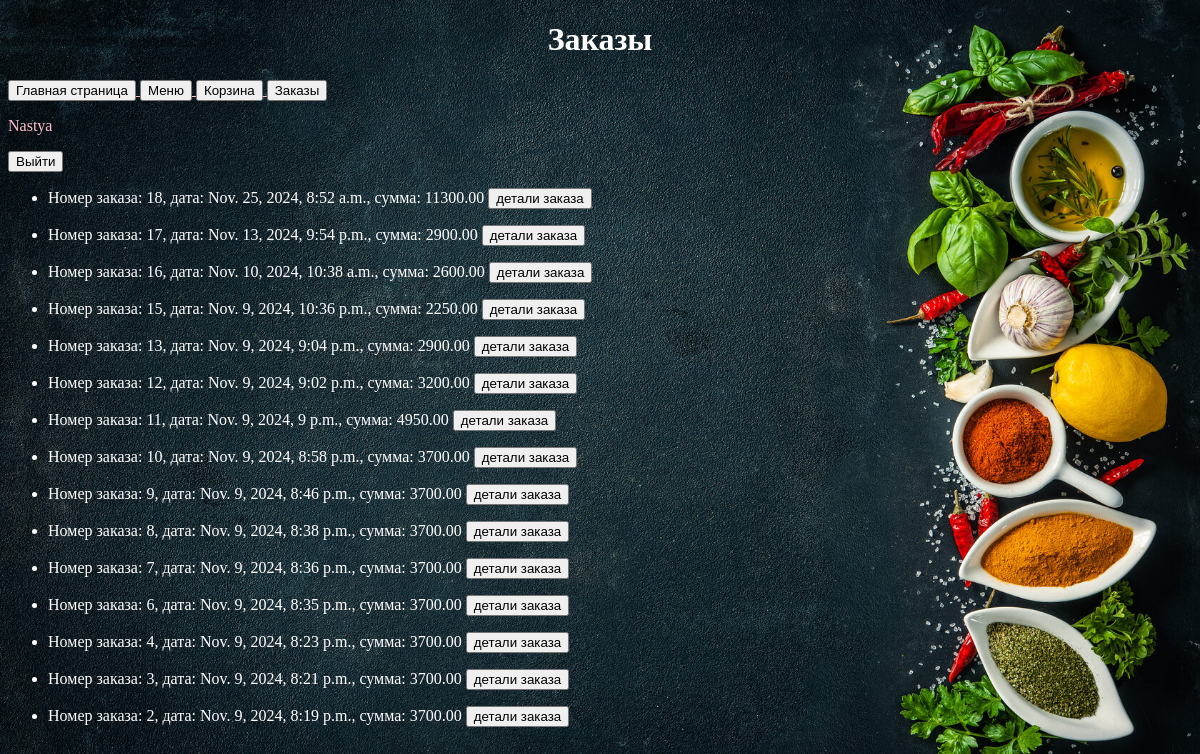
Screenshot of /orders/ (signed in) with the database file from the repository.
### appFood/models.py (models this page shows)
class Orders(models.Model):
    Type_delivery = [
        ('avto', 'доставка'),
        ('self', 'самовывоз'),
    ]
    Type_payment = [
        ('paid', 'оплачен'),
        ('part', 'аванс'),
        ('not', 'не оплачен'),
    ]
    Type_status = [
        (1, 'создан'),
        (2, 'принят'),
        (3, 'отказан'),
        (4, 'в работе'),
        (5, 'готов'),
        (6, 'у курьера'),
        (7, 'исполнен'),
    ]
    user_id = models.IntegerField()
    summa = models.DecimalField(max_digits=500000, decimal_places=2, null=True)
    delivery = models.CharField(max_length=4, choices=Type_delivery, default='self', null=True)
    phone = models.CharField(max_length=10, null=True)
    address = models.TextField(max_length=200, null=True)
    pay_stat = models.CharField(max_length=4, choices=Type_payment, default='not', null=True)
    status = models.IntegerField(choices=Type_status, default=1, null=True)
    comment = models.TextField(max_length=500, null=True)
    time_create = models.DateTimeField(auto_now_add=True)
    time_update = models.DateTimeField(auto_now_add=True)

### appFood/views.py (the view)
# urls.py: path('orders/', views.orders),
def orders(request):
    global order_id
    orderss = Orders.objects.filter(user_id=request.user.id).order_by('-id')
    if request.method == 'POST':
        if 'info' in request.POST:
            order_id = int(request.POST.get('order_id'))
    title = 'Заказы'
    context = {
        'title': title,
        'orderss': orderss,
    }
    return render(request, 'orders.html', context)

### templates/orders.html (shortened to what this page needs)
{% extends "base.html" %}
{% block pagename %}
<h1>{{ title }}</h1>
{% endblock %}
{% block content %}
{% for order in orderss %}
<ul>
    <li>Номер заказа: {{ order.id }}, дата: {{ order.time_create }}, сумма: {{ order.summa }}
        <a href='http://127.0.0.1:8000/order/?order_id={{ order.id }}'>
            <button type="button" name="info">детали заказа</button>
        </a>
    </li>
</ul>
{% endfor %}
{% endblock %}

### templates/base.html (shortened to what this page needs)
{% load static %}
<!DOCTYPE html>
<html lang="en">
<head>
    <link rel="stylesheet" type="text/css" href='{% static "style12.css" %}'>
</head>
<body>
<header>
    {% block pagename %}{% endblock %}
</header>
<nav>
    {% block menu %}
    <a href='http://127.0.0.1:8000/base/'>
        <button type="button">Главная страница</button>
    </a>
    <a href='http://127.0.0.1:8000/menu/'>
        <button type="button">Меню</button>
    </a>
    <a href='http://127.0.0.1:8000/basket/'>
        <button type="button">Корзина</button>
    </a>
    {% if request.user.is_authenticated == True %}
    <a href='http://127.0.0.1:8000/orders/'>
        <button type="button">Заказы</button>
    </a>
    {% endif %}
    <p>{{ user }}</p>
    {% if request.user.is_authenticated == False %}
    <a href='http://127.0.0.1:8000/login/'>
        <button type="button">Войти</button>
    </a>
    <a href='http://127.0.0.1:8000/register/'>
        <button type="button">Зарегистрироваться</button>
    </a>
    {% else %}
    <a href='http://127.0.0.1:8000/logout/'>
        <button type="button">Выйти</button>
    </a>
    {% endif %}
    {% endblock %}
</nav>
<main>
    {% block content %}{% endblock %}
</main>
</body>
</html>

### static/style12.css (style rules this page uses)
h1 { text-align: center; color: #FFFFFF; }
p { text-align: left; color: #FFC0CB; }
a { text-align: left; color: #FFC0CB; }
html { background-image: url(fon1.jpg); background-repeat: no-repeat; background-position: center center; background-attachment: fixed; -webkit-background-size: cover; -moz-background-size: cover; -o-background-size: cover; background-size: cover; }
body { text-align: left; color: #FFC0CB; }
ul { text-align: left; color: #FFFFFF; }

### rows the page displays
Orders: id "18", time_create "Nov. 25, 2024, 8:52 a.m.", summa "11300.00"
Orders: id "17", time_create "Nov. 13, 2024, 9:54 p.m.", summa "2900.00"
Orders: id "16", time_create "Nov. 10, 2024, 10:38 a.m.", summa "2600.00"
Orders: id "15", time_create "Nov. 9, 2024, 10:36 p.m.", summa "2250.00"
Orders: id "13", time_create "Nov. 9, 2024, 9:04 p.m.", summa "2900.00"
Orders: id "12", time_create "Nov. 9, 2024, 9:02 p.m.", summa "3200.00"
Orders: id "11", time_create "Nov. 9, 2024, 9 p.m.", summa "4950.00"
Orders: id "10", time_create "Nov. 9, 2024, 8:58 p.m.", summa "3700.00"
Orders: id "9", time_create "Nov. 9, 2024, 8:46 p.m.", summa "3700.00"
Orders: id "8", time_create "Nov. 9, 2024, 8:38 p.m.", summa "3700.00"
Orders: id "7", time_create "Nov. 9, 2024, 8:36 p.m.", summa "3700.00"
Orders: id "6", time_create "Nov. 9, 2024, 8:35 p.m.", summa "3700.00"
Orders: id "4", time_create "Nov. 9, 2024, 8:23 p.m.", summa "3700.00"
Orders: id "3", time_create "Nov. 9, 2024, 8:21 p.m.", summa "3700.00"
Orders: id "2", time_create "Nov. 9, 2024, 8:19 p.m.", summa "3700.00"

### other values shown
{{ title }} "Заказы"
{{ user }} "Nastya"
